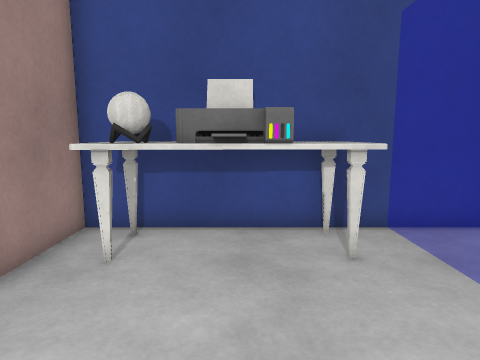
View 1 (above)

13 first-person views from a walk through a Unity game level. The camera is 1.2 m above the floor, tilts 8° down and sees 75° across. The floor is counted in squares, 0.5 m on a side. Each view is taken from the middle of a square. On the plan, view 1 faces up. The plan holds only what a view shows up to about 19 squares ahead; the rest is blank. The player is left out. Some surface patterns are stand-ins.

View 2
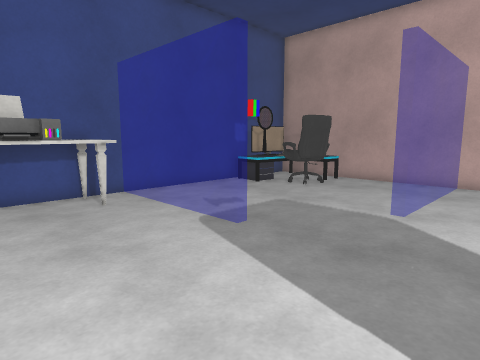

View 3
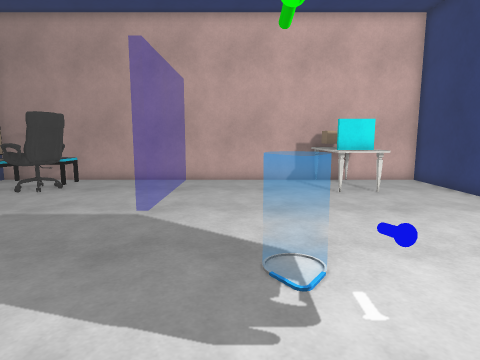

View 4
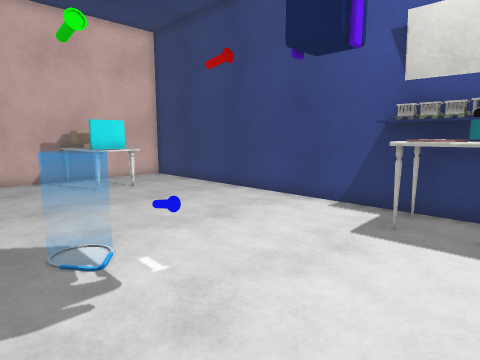

View 5
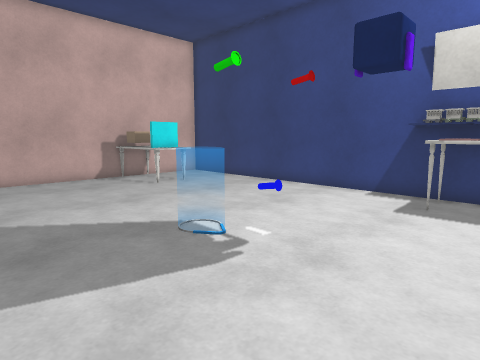

View 6
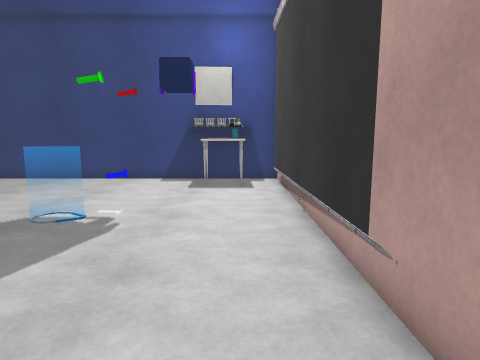

View 7
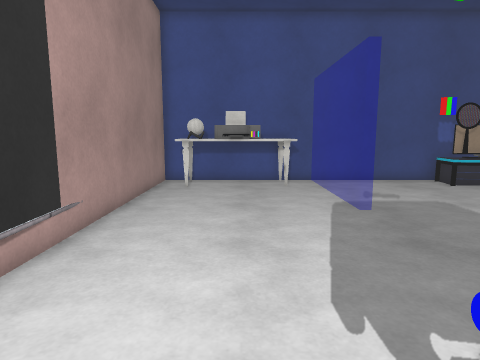

View 8
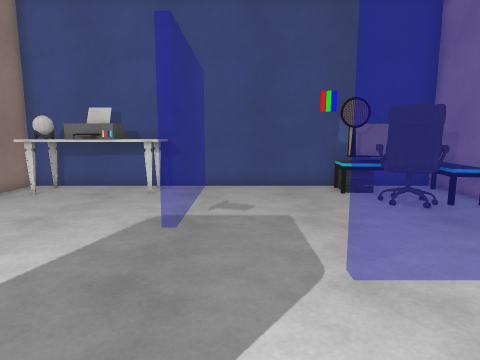

View 9
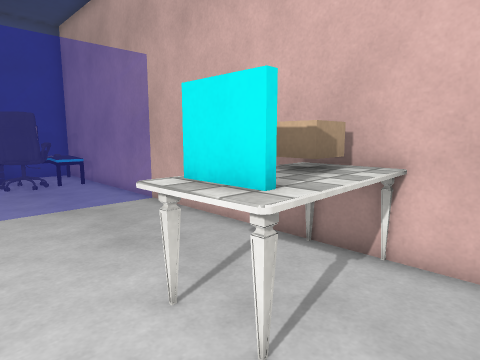

View 10
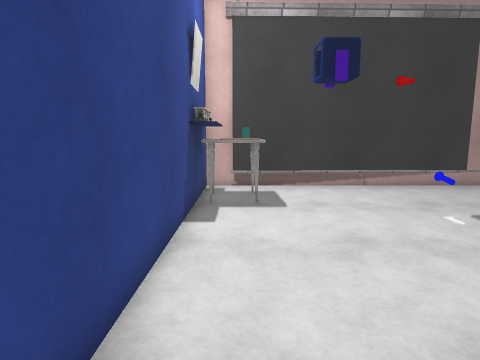

View 11
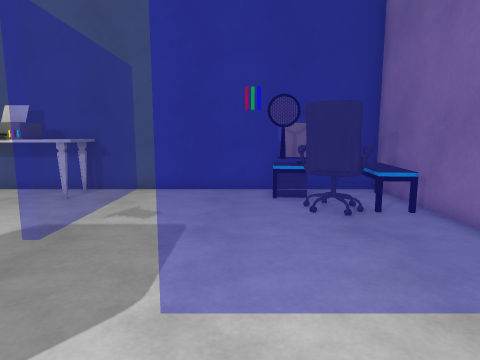

View 12
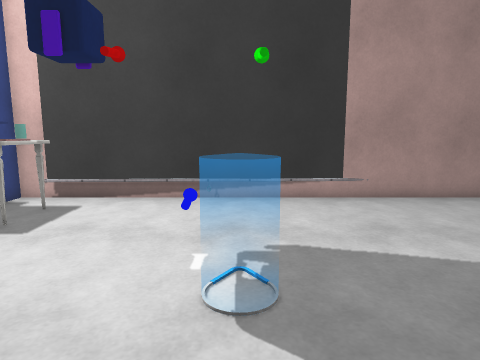

View 13
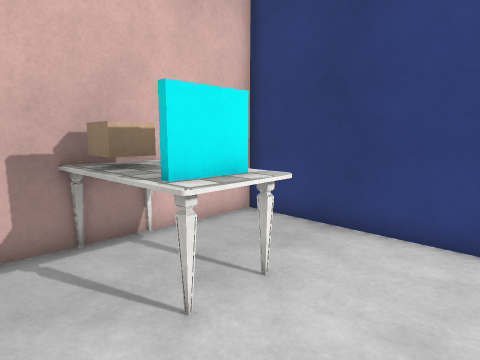

### Floor plan
Key: @ floor where view 1 was taken; # wall or solid block; . floor; = window, fence, low wall or low ledge; O other object.
Columns run from 4 left of view 1 to 15 right of it. Each row starts with its distance up from view 1.
  8 ########=###########
  7 #OOOOOOO=.....OOOOO#
  6 #OOOOOOO=....OOOOOO#
  5 #...O...=......OOOO#
  4 #.......=......OOOO#
  3 #.......=......OOO.#
  2 #.......=..........#
  1 #.......=..........#
  0 #...@..............#
 -1 #..................#
 -2 #...........========
 -3 #..................#
 -4 #..................#
 -5 #..................#
 -6 #......OO..........#
 -7 #.....O............#
 -8 #..................#
 -9 #..............OOOOO
-10 #..............OOOOO
-11 #..............OOOOO
-12 #.OOO..............#
-13 #. OO..............#
-14 ######........... ##
-15 ##################

Where each view was taken, in squares from view 1:
view 1: 0 up, 0 right, facing up
view 2: 5 down, 2 left, facing up-right
view 3: 5 down, 2 left, facing right
view 4: 4 down, 3 left, facing down-right
view 5: 1 down, 3 left, facing down-right
view 6: 3 up, 2 left, facing down
view 7: 9 down, 0 right, facing up
view 8: 7 down, 6 right, facing up
view 9: 13 down, 9 right, facing up-right
view 10: 13 down, 11 right, facing left
view 11: 6 down, 9 right, facing up
view 12: 6 down, 8 right, facing left
view 13: 7 down, 8 right, facing down-right
